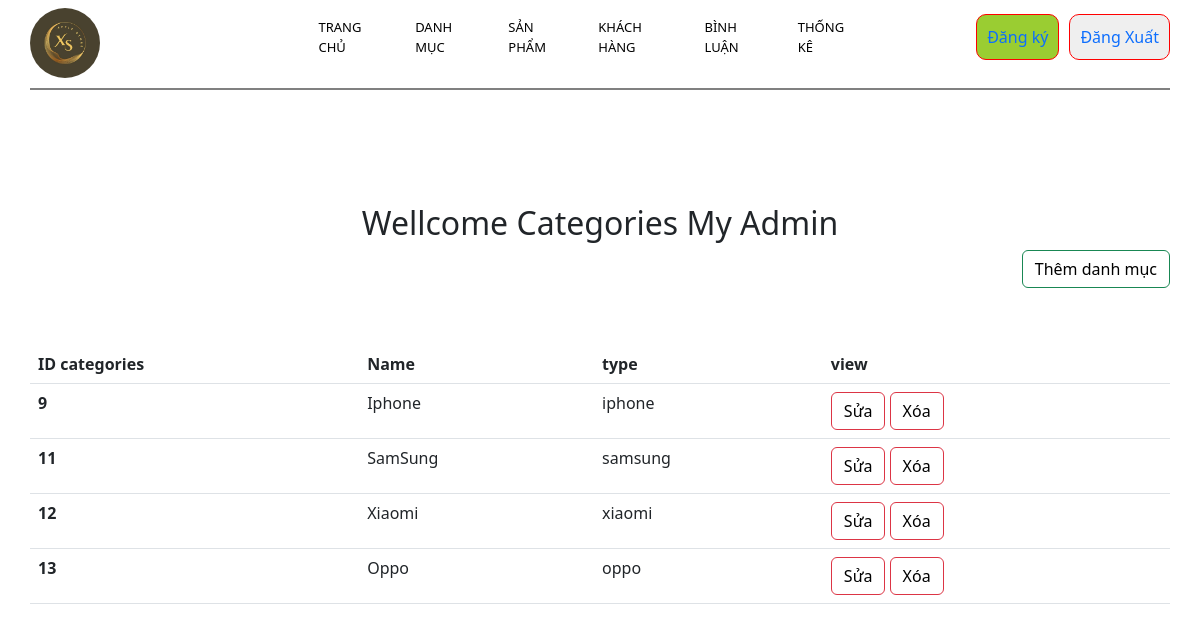
/duanmau/admin/index.php?act=categories (signed in), run on the app's committed database.
### tables this page shows
CREATE TABLE `categories` (
  `id` int NOT NULL,
  `name` varchar(255) NOT NULL,
  `type` varchar(25) NOT NULL
);

### duanmau/model/pdo.php (called while the page is built, shortened)
<?php
function pdo_get_connection(){
    $localhost = 'localhost';
    $username  = 'root';
    $password = '';
    $databasename = 'duanmau';
    try{
    $conn = new PDO("mysql:host=$localhost;dbname=$databasename;charset=utf8",
    $username,$password);
    $conn->setAttribute(PDO::ATTR_ERRMODE,PDO::ERRMODE_EXCEPTION);
    }catch(PDOException $e){
        echo "Kết nối thất bại".$e->getMessage();
    }
    return $conn;
}
function pdo_query($sql){
    $sql_args = array_slice(func_get_args(), 1);
    try{
        $conn = pdo_get_connection();
        $stmt = $conn->prepare($sql);
        $stmt->execute($sql_args);
        $rows = $stmt->fetchAll();
        return $rows;
    }
    catch(PDOException $e){
        throw $e;
    }
    finally{
        unset($conn);
    }
}

### duanmau/admin/categories/view.php (the view)
<section class="categories">
    <h2 style="text-align: center;">Wellcome Categories My Admin</h2>
    <div class="" style="text-align: right;"><button class="btn btn-outline-success"><a href="index.php?act=addcate" class="text-decoration-none" style="color: black;">Thêm danh mục</a></button></div>
<table class="table" style="margin-top: 5%;">
  <thead>
    <tr>
      <th scope="col">ID categories</th>
      <th scope="col">Name</th>
      <th scope="col">type</th>
      <th scope="col">view</th>
    </tr>
  </thead>
  <tbody>
    <?php foreach($cate as $iteams) : ?>
      <tr>
      <th scope="row"><?= $iteams['id']?></th>
      <td><?= $iteams['name']?></td>
      <td><?= $iteams['type']?></td>
      <td>
       <button type="button" class="btn btn-outline-danger"><a href="index.php?act=editcate&id=<?=$iteams['id']?>"class="text-decoration-none" style="color: black;">Sửa</a></button>
       <button type="button" class="btn btn-outline-danger"> <a href="index.php?act=diecate&id=<?=$iteams['id']?>" class="text-decoration-none" style="color: black;" onclick="return confirm('bạn muốn xóa giữ liệu này không ?')">Xóa</a></button>
      </td>
    </tr>
      <?php endforeach ?>
  </tbody>
</table>
</section>

### duanmau/main.css (style rules this page uses)
* { margin: 0; padding: 0; }
button a { text-decoration: none; }
.categories { width: 100%; margin-top: 10%; }

### data on the page
categories: id "9", name "Iphone", type "iphone"
categories: id "11", name "SamSung", type "samsung"
categories: id "12", name "Xiaomi", type "xiaomi"
categories: id "13", name "Oppo", type "oppo"
